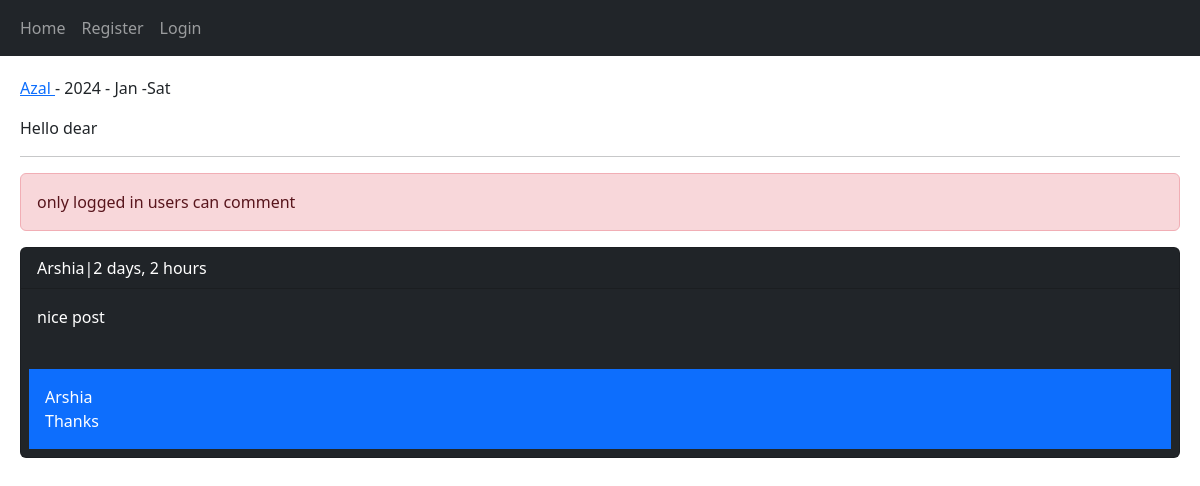
The page /post/6/hello-dear/ on the database as committed earlier.
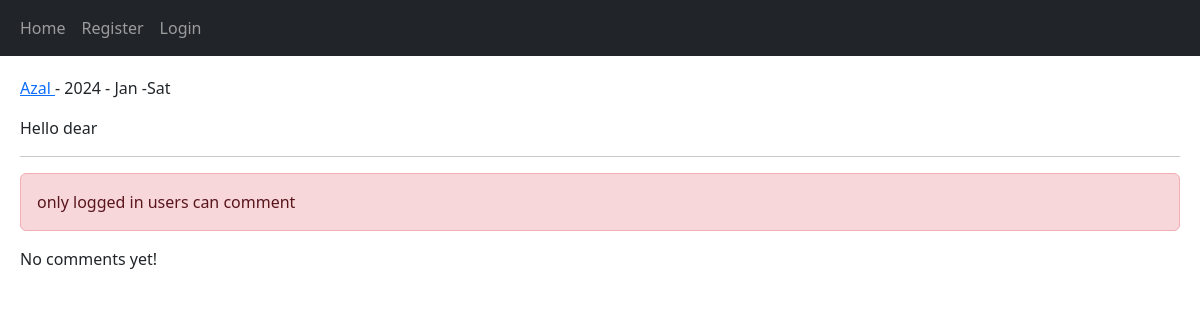
The same page on the database as committed later.
### home/models.py (models this page shows, shortened)
class Post(models.Model):
    user = models.ForeignKey(User, on_delete=models.CASCADE, related_name='posts')
    body = models.TextField()
    slug = models.SlugField()
    title = models.CharField(max_length=50, default='empty')
    created = models.DateTimeField(auto_now_add=True)
    updated = models.DateTimeField(auto_now=True)
    class Meta:
        ordering = ['-created']

class Comment(models.Model):
    user = models.ForeignKey(User, on_delete=models.CASCADE , related_name='ucomments')
    post = models.ForeignKey(Post, on_delete=models.CASCADE, related_name='pcomments')
    reply = models.ForeignKey('self', on_delete=models.CASCADE, related_name='rcomments', blank=True, null=True)
    is_reply = models.BooleanField(default=False)
    body = models.TextField(max_length=400)
    created = models.DateTimeField(auto_now_add=True)

### home/views.py (the view, shortened to what this page needs)
# urls.py: path('post/<int:post_id>/<slug:post_slug>/', views.PostDetailView.as_view(), name="post_detail"),
class PostDetailView(View):
    form_class = CommentCreateForm
    form_class_reply = CommentReplyForm
    def setup(self , request , *args, **kwargs):
        self.post_instance = get_object_or_404(Post, pk=kwargs['post_id'], slug=kwargs['post_slug'])
        return super().setup(request ,*args, **kwargs )
    def get(self , request , *args, **kwargs ):
        comments = self.post_instance.pcomments.filter(is_reply=False)
        can_like = False
        if request.user.is_authenticated and self.post_instance.user_can_like(request.user):
            can_like = True
        return render(request, 'home/detail.html', {'post':self.post_instance, 'comments':comments,'form':self.form_class
                                                    ,'reply_form':self.form_class_reply, 'can_like':can_like })

### home/templates/home/detail.html (shortened to what this page needs)
{% extends "base.html" %}
{% block content %}
    <p><a href="{% url "account:user_profile" post.user.id%}">{{ post.user }} </a> - {{ post.updated|date:'Y - M -D' }} </p>
    <p> {{ post.body }} </p><hr/>
    {% if request.user.is_authenticated %}
        <a href="{% url "home:post_like" post.id %}" class="{% if can_like %} disabled {% endif %} btn btn-primary col-md-2">Like {{ post.likes_count }}</a>
        <form action="" method="post">
            {% csrf_token %}
            {{ form.as_p }}
            <input type="submit" value="Send">
        </form> <br/>
    {% else %}
        <p class='alert alert-danger'>only logged in users can comment</p>
    {% endif %}
    {% for comment in comments  %}
        <div class="card bg-dark text-white">
            <p class='card-header'>{{ comment.user }}|{{ comment.created|timesince }} </p>
            <p class='card-body'>{{ comment.body }}</p>
            {% with replies=comment.rcomments.all %}
                {% for reply in replies %}
                    <p class="bg-primary p-3 m-2 ">{{ reply.user }} <br/> {{ reply.body }} </p>
                {% endfor %}
            {% endwith %}
        </div><br/>
    {% empty %}
        <p>No comments yet! </p>
    {% endfor %}
{% endblock  %}

### templates/base.html (shortened to what this page needs)
<!DOCTYPE html>
<html lang="en">
<head>
    <link href="https://cdn.jsdelivr.net/npm/bootstrap@5.3.2/dist/css/bootstrap.min.css" rel="stylesheet">
</head>
<body>
    {% include "inc/navbar.html" %}
    <div class="jumbotron">
        {% block content %} {% endblock %}
    </div>
</body>
</html>

### templates/inc/navbar.html
<nav class="navbar navbar-expand-lg navbar-dark bg-dark">
  <div class="container-fluid">
    <div class="navbar-nav">
      <a class="nav-link acive" href="{% url "home:home" %}">Home</a>
      {% if request.user.is_authenticated %}
      <a class="nav-link acive" href="{% url "account:user_logout" %}">logout</a>
      <a class="nav-link acive" href="{% url "account:user_profile" request.user.id %}">Profile</a>
      {% else %}
      <a class="nav-link acive" href="{% url "account:user_register" %}">Register</a>
      <a class="nav-link acive" href="{% url "account:user_login" %}">Login</a>
      {% endif %}
    </div>
  </div>
</nav>

### templates/base.html (style rules this page uses)
.jumbotron { padding: 20px; margin-bottom: 20px; background-color: #e9ecef: }

Rows that differ between the two databases and show on the page:
removed Comment: user "Arshia", created "2 days, 2 hours", body "nice post"
removed Comment: user "Arshia", body "Thanks"
Other text that changed with them:
text now shown: "No comments yet!"
